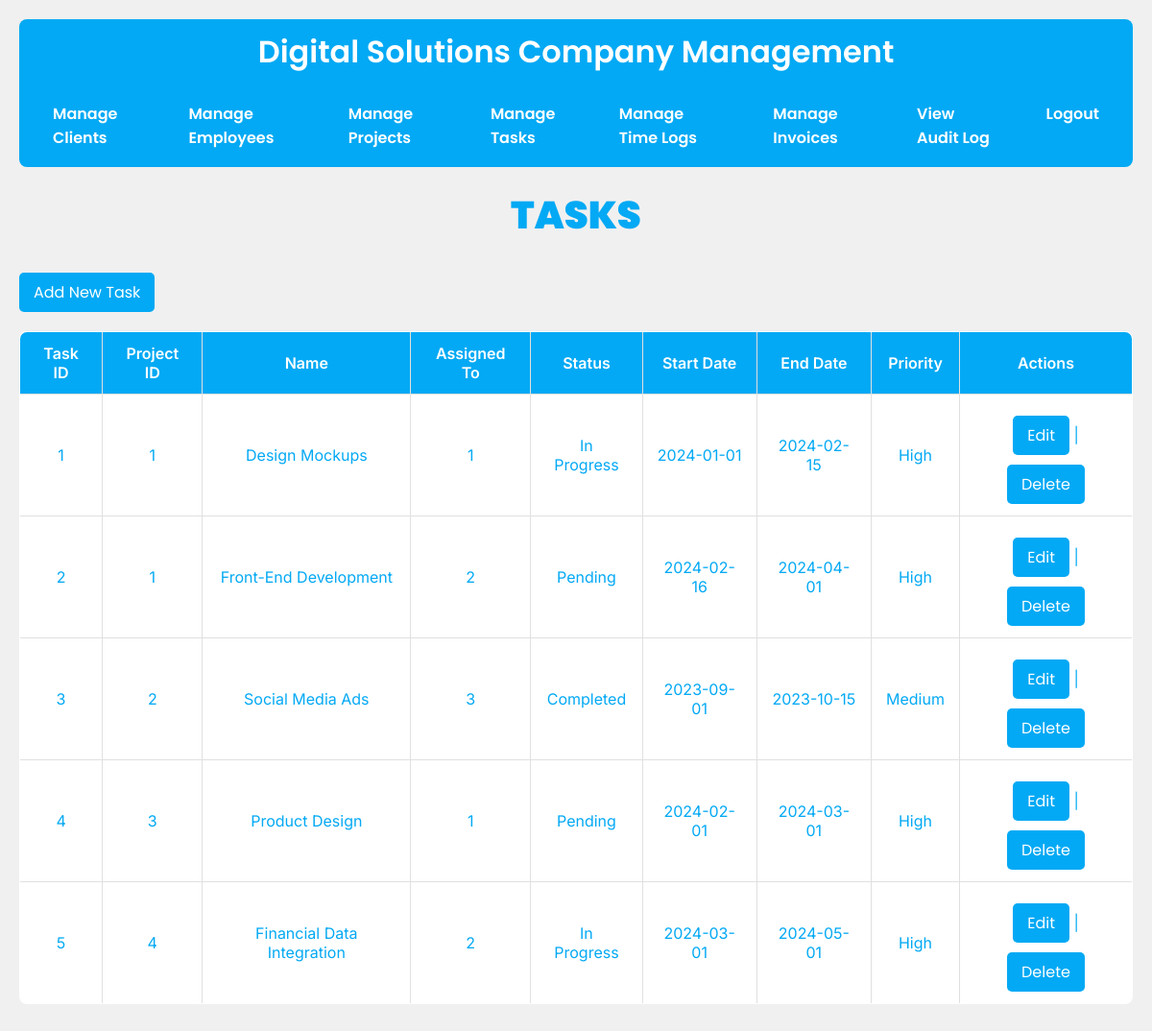
/tasks.php (signed in), run on the app's committed database.
### tables this page shows
CREATE TABLE Tasks (
    task_id INT PRIMARY KEY AUTO_INCREMENT,
    project_id INT NOT NULL,
    name VARCHAR(255) NOT NULL,
    assigned_to INT,
    status VARCHAR(50) CHECK (status IN ('Pending', 'In Progress', 'Completed')),
    start_date DATE,
    end_date DATE,
    priority VARCHAR(50) CHECK (priority IN ('High', 'Medium', 'Low'))

);

### tasks.php (the view, shortened to what this page needs)
<?php
include 'core/dbConfig.php';
$query = $pdo->query("SELECT * FROM Tasks");
$tasks = $query->fetchAll(PDO::FETCH_ASSOC);
?>
<!DOCTYPE html>
<html lang="en">
<head>
    <link rel="stylesheet" href="style.css">
</head>
<body>
        <nav>
            <h1>Digital Solutions Company Management</h1>
            <ul>
                <li><a href="clients.php">Manage Clients</a></li>
                <li><a href="employees.php">Manage Employees</a></li>
                <li><a href="projects.php">Manage Projects</a></li>
                <li><a href="tasks.php">Manage Tasks</a></li>
                <li><a href="timelogs.php">Manage Time Logs</a></li>
                <li><a href="invoices.php">Manage Invoices</a></li>
                <li><a href="auditLog.php">View Audit Log</a></li>
                <li><a href="logout.php">Logout</a></li>
            </ul>
        </nav>
    <h2>TASKS</h2>
    <a href="addTask.php">Add New Task</a>
    <table border="1">
        <tr>
            <th>Task ID</th>
            <th>Project ID</th>
            <th>Name</th>
            <th>Assigned To</th>
            <th>Status</th>
            <th>Start Date</th>
            <th>End Date</th>
            <th>Priority</th>
            <th>Actions</th>
        </tr>
        <?php foreach ($tasks as $task): ?>
        <tr>
            <td><?= htmlspecialchars($task['task_id']); ?></td>
            <td><?= htmlspecialchars($task['project_id']); ?></td>
            <td><?= htmlspecialchars($task['name']); ?></td>
            <td><?= htmlspecialchars($task['assigned_to']); ?></td>
            <td><?= htmlspecialchars($task['status']); ?></td>
            <td><?= htmlspecialchars($task['start_date']); ?></td>
            <td><?= htmlspecialchars($task['end_date']); ?></td>
            <td><?= htmlspecialchars($task['priority']); ?></td>
            <td>
                <a href="editTask.php?id=<?= htmlspecialchars($task['task_id']); ?>">Edit</a> |
                <a href="delTask.php?id=<?= htmlspecialchars($task['task_id']); ?>" onclick="return confirmDeletion()">Delete</a>
            </td>
        </tr>
        <?php endforeach; ?>
    </table>
</body>
</html>

### style.css (style rules this page uses)
* { margin: 0; padding: 0; box-sizing: border-box; font-family: "Inter", sans-serif; }
:root { --sky-blue: #03a9f4; --light-green: #a1eebd; --white: #ffffff; --gray: #f0f0f0; --border-color: #e0e0e0; }
body { background-color: var(--gray); color: var(--sky-blue); padding: 20px; font-family: "Inter", sans-serif; }
h1, h2 { color: var(--sky-blue); text-align: center; font-family: "Poppins", sans-serif; }
h1 { font-size: 2em; font-weight: 600; margin-bottom: 10px; }
h2 { font-size: 2.5em; font-weight: 900; margin-bottom: 20px; }
nav { background-color: var(--sky-blue); padding: 10px; border-radius: 8px; margin-bottom: 20px; }
nav ul { list-style: none; display: flex; justify-content: center; }
nav ul li { margin: 0 10px; }
nav ul li a { color: var(--white); text-decoration: none; font-weight: 600; }
nav h1 { color: #ffffff; }
table { width: 100%; border-collapse: collapse; margin: 20px 0; background-color: var(--white); border-radius: 8px; overflow: hidden; }
table, th, td { border: 1px solid var(--border-color); }
th, td { padding: 12px 15px; text-align: center; color: var(#000000); font-family: "Inter", sans-serif; }
th { background-color: var(--sky-blue); color: var(--white); font-weight: 600; }
tr:nth-child(even) { background-color: var(--white); }
a, button { display: inline-block; background-color: var(--sky-blue); color: var(--white); padding: 8px 15px; border-radius: 5px; text-decoration: none; margin-top: 10px; font-family: "Poppins", sans-serif; font-weight: 400; }

### data on the page
tasks: task_id "1", project "1", name "Design Mockups", assigned_to "1", status "In Progress", start_date "2024-01-01", end_date "2024-02-15", priority "High"
tasks: task_id "2", project "1", name "Front-End Development", assigned_to "2", status "Pending", start_date "2024-02-16", end_date "2024-04-01", priority "High"
tasks: task_id "3", project "2", name "Social Media Ads", assigned_to "3", status "Completed", start_date "2023-09-01", end_date "2023-10-15", priority "Medium"
tasks: task_id "4", project "3", name "Product Design", assigned_to "1", status "Pending", start_date "2024-02-01", end_date "2024-03-01", priority "High"
tasks: task_id "5", project "4", name "Financial Data Integration", assigned_to "2", status "In Progress", start_date "2024-03-01", end_date "2024-05-01", priority "High"
